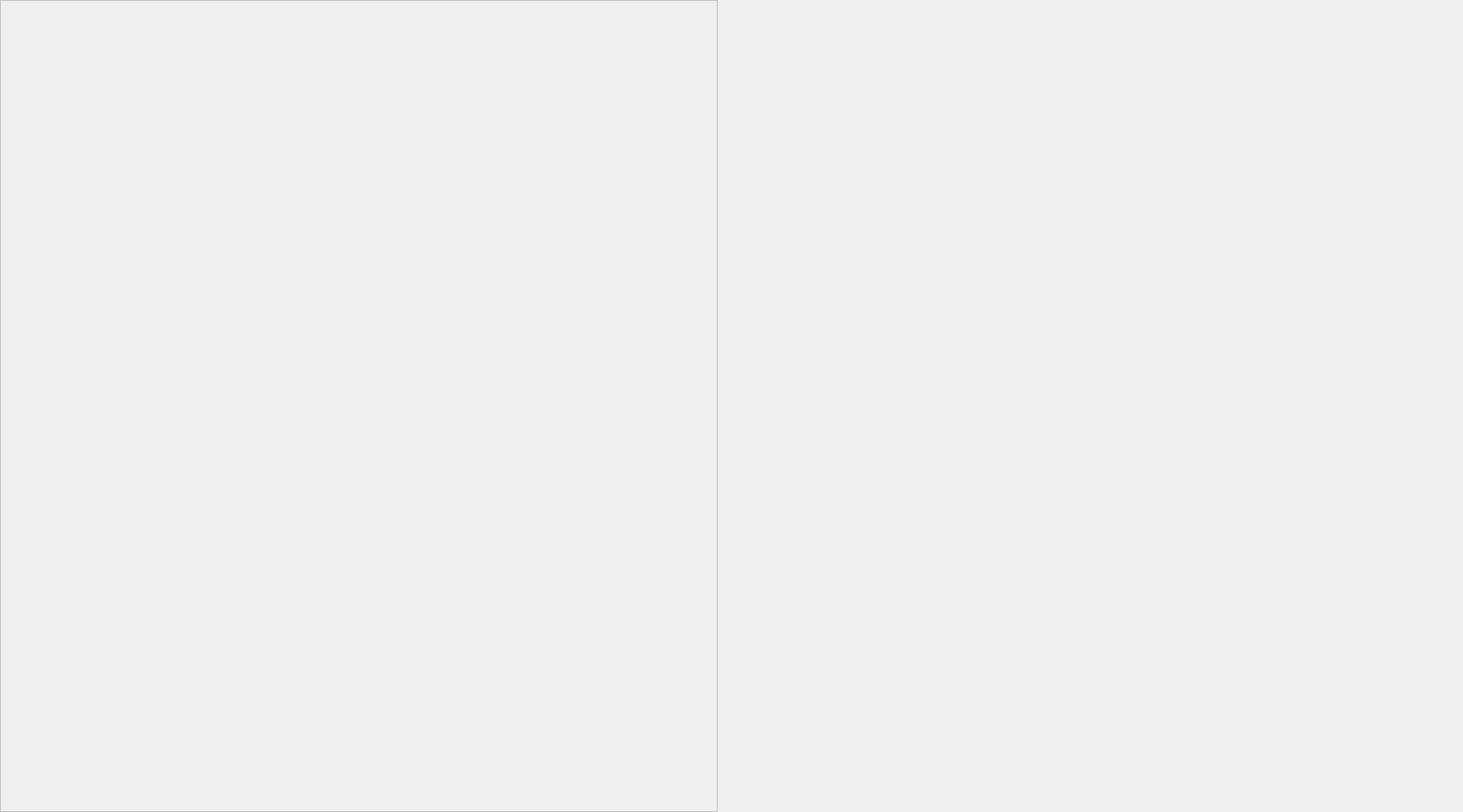
<?xml version="1.0" encoding="UTF-8"?>
<ui version="4.0">
 <class>Dialog</class>
 <widget class="QDialog" name="Dialog">
  <property name="geometry">
   <rect>
    <x>0</x>
    <y>0</y>
    <width>1900</width>
    <height>1055</height>
   </rect>
  </property>
  <property name="windowTitle">
   <string>Dialog</string>
  </property>
  <widget class="QFrame" name="frame">
   <property name="geometry">
    <rect>
     <x>0</x>
     <y>0</y>
     <width>932</width>
     <height>1055</height>
    </rect>
   </property>
   <property name="frameShape">
    <enum>QFrame::StyledPanel</enum>
   </property>
   <property name="frameShadow">
    <enum>QFrame::Raised</enum>
   </property>
   <widget class="QLabel" name="mapFrame">
    <property name="geometry">
     <rect>
      <x>0</x>
      <y>0</y>
      <width>932</width>
      <height>1055</height>
     </rect>
    </property>
    <property name="text">
     <string/>
    </property>
   </widget>
  </widget>
  <widget class="QLabel" name="graphFrame">
   <property name="geometry">
    <rect>
     <x>950</x>
     <y>44</y>
     <width>951</width>
     <height>1011</height>
    </rect>
   </property>
   <property name="text">
    <string/>
   </property>
   <property name="alignment">
    <set>Qt::AlignLeading|Qt::AlignLeft|Qt::AlignTop</set>
   </property>
  </widget>
  <widget class="QLabel" name="titleFrame">
   <property name="geometry">
    <rect>
     <x>951</x>
     <y>0</y>
     <width>951</width>
     <height>40</height>
    </rect>
   </property>
   <property name="text">
    <string/>
   </property>
  </widget>
  <widget class="QLabel" name="fotosFrame">
   <property name="geometry">
    <rect>
     <x>950</x>
     <y>560</y>
     <width>951</width>
     <height>495</height>
    </rect>
   </property>
   <property name="text">
    <string/>
   </property>
   <property name="alignment">
    <set>Qt::AlignCenter</set>
   </property>
  </widget>
  <zorder>frame</zorder>
  <zorder>titleFrame</zorder>
  <zorder>fotosFrame</zorder>
  <zorder>graphFrame</zorder>
 </widget>
 <resources/>
 <connections/>
</ui>
